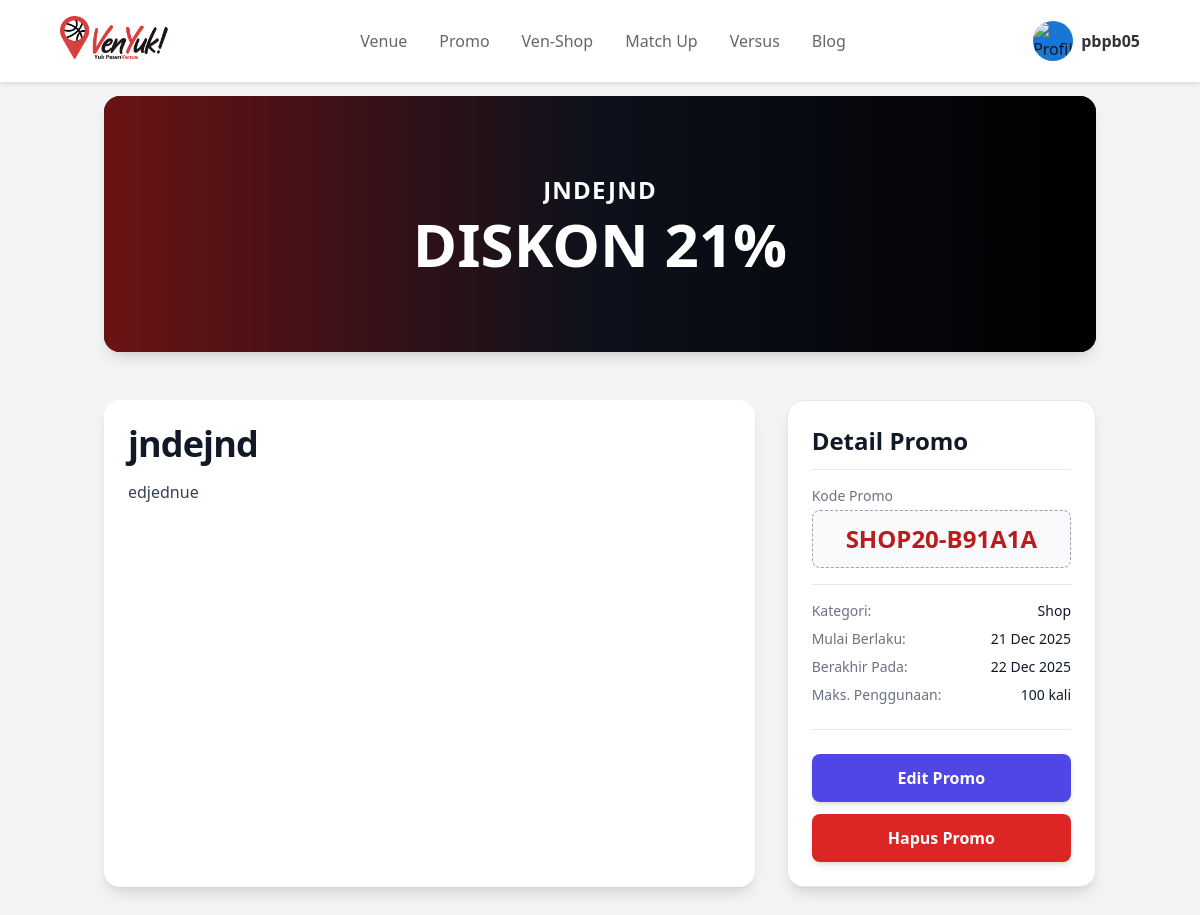
Page /promo/SHOP20-B91A1A/ (signed in) on the committed database.
### promo/models.py (models this page shows, shortened)
class Promo(models.Model):
    CATEGORY_CHOICES = [
        ('shop', 'Shop'),
        ('venue', 'Venue'),
    ]
    title = models.CharField(max_length=200, help_text="Judul promo, cth: Promo Spesial Kemerdekaan")
    description = models.TextField(help_text="Deskripsi lengkap promo")
    amount_discount = models.PositiveSmallIntegerField(help_text="Besar diskon dalam persentase (cth: 20 untuk 20%)")
    code = models.CharField(
        max_length=50,
        unique=True,
        blank=True,
        editable=False,
        help_text="Kode promo unik (dibuat otomatis)"
    )
    category = models.CharField(max_length=10, choices=CATEGORY_CHOICES, default='venue')
    max_uses = models.PositiveIntegerField(default=100, help_text="Berapa kali promo ini bisa digunakan")
    start_date = models.DateField(default=timezone.now, help_text="Tanggal promo mulai aktif")
    end_date = models.DateField(help_text="Tanggal promo berakhir")
    is_active = models.BooleanField(default=True, help_text="Centang jika promo ini aktif dan bisa dilihat publik")
    created_at = models.DateTimeField(auto_now_add=True)
    updated_at = models.DateTimeField(auto_now=True)

### promo/views.py (the view)
# urls.py: path('<str:code>/', views.promo_detail_view, name='promo_detail'),
def promo_detail_view(request, code):
    promo_instance = get_object_or_404(Promo, code=code)
    today = timezone.localdate()
    if not promo_instance.is_active or promo_instance.start_date > today or promo_instance.end_date < today:
        if not request.user.is_superuser:
            raise Http404("Promo tidak ditemukan atau sudah berakhir.")
    context = {
        'page_title': f'Detail: {promo_instance.title}',
        'promo': promo_instance
    }
    return render(request, 'promo/promo_detail.html', context)

### promo/templates/promo/promo_detail.html (shortened to what this page needs)
{% extends "base.html" %}
{% load static %}
{% block content %}
<div class="bg-gray-100 text-gray-900 min-h-screen">
  {% include "navbar.html" %}
  <div class="container mx-auto max-w-5xl px-4 py-8 pt-24">
    <div
      class="relative h-64 w-full overflow-hidden rounded-2xl bg-gray-900 shadow-lg"
    >
      <div
        class="absolute inset-0 z-0 bg-gradient-to-r from-red-800 via-gray-900 to-black"
      ></div>
      <div class="absolute inset-0 z-0 bg-black bg-opacity-30"></div>
      <div
        class="absolute inset-0 z-10 flex flex-col items-center justify-center p-4 text-center text-white"
      >
        <h3
          class="max-w-md truncate text-2xl font-semibold uppercase tracking-wider"
          title="{{ promo.title }}"
        >
          {{ promo.title }}
        </h3>
        <h2 class="mt-2 text-5xl font-extrabold md:text-6xl">
          DISKON {{ promo.amount_discount }}%
        </h2>
      </div>
    </div>
    <div class="mt-12 grid grid-cols-1 gap-8 md:grid-cols-3">
      <div class="md:col-span-2 rounded-2xl bg-white p-6 shadow-lg">
        <h2 class="mb-4 text-4xl font-bold tracking-tight text-gray-900">
          {{ promo.title }}
        </h2>
        <div
          class="prose prose-lg max-w-none text-gray-700"
        >
          {{ promo.description|safe }}
        </div>
      </div>
      <div class="md:col-span-1">
        <div
          class="sticky top-24 rounded-2xl border border-gray-200 bg-white p-6 shadow-lg"
        >
          <h3
            class="mb-4 border-b border-gray-200 pb-3 text-2xl font-semibold text-gray-900"
          >
            Detail Promo
          </h3>
          <div classs="mb-4">
            <p class="text-sm font-medium text-gray-500">Kode Promo</p>
            <p
              class="mt-1 w-full rounded-lg border border-dashed border-gray-400 bg-gray-50 p-3 text-center text-2xl font-bold text-red-700"
            >
              {{ promo.code }}
            </p>
          </div>
          <dl class="mt-4 space-y-2 border-t border-gray-200 pt-4">
            <div class="flex justify-between text-sm">
              <dt class="text-gray-500">Kategori:</dt>
              <dd class="font-medium text-gray-900">{{ promo.get_category_display }}</dd>
            </div>
            <div class="flex justify-between text-sm">
              <dt class="text-gray-500">Mulai Berlaku:</dt>
              <dd class="font-medium text-gray-900">{{ promo.start_date|date:"d M Y" }}</dd>
            </div>
            <div class="flex justify-between text-sm">
              <dt class="text-gray-500">Berakhir Pada:</dt>
              <dd class="font-medium text-gray-900">{{ promo.end_date|date:"d M Y" }}</dd>
            </div>
            <div class="flex justify-between text-sm">
              <dt class="text-gray-500">Maks. Penggunaan:</dt>
              <dd class="font-medium text-gray-900">{{ promo.max_uses }} kali</dd>
            </div>
          </dl>
          {% if user.is_staff %}
          <div class="mt-6 border-t border-gray-200 pt-6">
            <a
              href="{% url 'promo:promo_update' code=promo.code %}"
              class="block w-full rounded-lg bg-indigo-600 px-4 py-3 text-center font-bold text-white shadow-md transition duration-200 hover:bg-indigo-700"
              >Edit Promo</a
            >
            <form
              action="{% url 'promo:promo_delete' code=promo.code %}"
              method="post"
              class="mt-3"
            >
              <button
                type="submit"
                class="block w-full rounded-lg bg-red-600 px-4 py-3 text-center font-bold text-white shadow-md transition duration-200 hover:bg-red-700"
                onclick="return confirm('Apakah Anda yakin ingin menghapus promo ini? Ini tidak dapat dibatalkan.');"
              >
                Hapus Promo
              </button>
            </form>
          </div>
          {% endif %}
        </div>
      </div>
    </div>
  </div>
</div>
{% endblock content %}

### templates/navbar.html (shortened to what this page needs)
{% load static %}
<nav class="navbar">
    <a href="/" class="logo">
        <img src="{% static 'images/logo_venyuk.png' %}" alt="Logo Venyuk">
    </a>
    <ul class="nav-links">
        <li><a href="{% url 'venue:home_section' %}">Venue</a></li>
        <li><a href="{% url 'promo:promo_list' %}">Promo</a></li>
        <li><a href="{% url 'ven_shop:show_main' %}">Ven-Shop</a></li>
        <li><a href="{% url 'match_up:show_matches' %}">Match Up</a></li>
        <li><a href="{% url 'versus:list' %}">Versus</a></li>
        <li><a href="{% url 'blog:show_blogmain' %}">Blog</a></li>
    </ul>
    {% if user.is_authenticated %}
        <div class="profile-container">
            <div class="profile-info" id="profile-toggle">
                <img src="{% static 'images/profile_icon.png' %}" alt="Profile" class="profile-icon">
                <span class="nickname">{{ user.username }}</span>
            </div>
        </div>
    {% else %}
        <a href="{% url 'authenticate:login' %}" class="btn-masuk">MASUK</a>
    {% endif %}
</nav>

### templates/navbar.html (style rules this page uses)
.navbar { background-color: white; padding: 1rem 5%; display: flex; justify-content: space-between; align-items: center; box-shadow: 0 2px 5px rgba(0, 0, 0, 0.1); position: fixed; top: 0; left: 0; width: 100%; z-index: 1000; }
.logo { display: flex; align-items: center; height: 50px; }
.logo img { height: 100%; width: auto; object-fit: contain; }
.nav-links { display: flex; gap: 2rem; list-style: none; align-items: center; margin: 0; padding: 0; }
.nav-links a { text-decoration: none; color: #666; transition: color 0.3s; }
.profile-container { position: relative; display: flex; align-items: center; cursor: pointer; }
.profile-info { display: flex; align-items: center; gap: 8px; }
.profile-icon { width: 40px; height: 40px; border-radius: 50%; background-color: #1976D2; object-fit: cover; }
.nickname { font-weight: 600; color: #333; }

### rows in the picture
Promo: title "JNDEJND", amount_discount "21", title "jndejnd", description "edjednue", code "SHOP20-B91A1A", category "Shop", start_date "21 Dec 2025", end_date "22 Dec 2025", max_uses "100"

### other values in the picture
{{ user.username }} "pbpb05"
